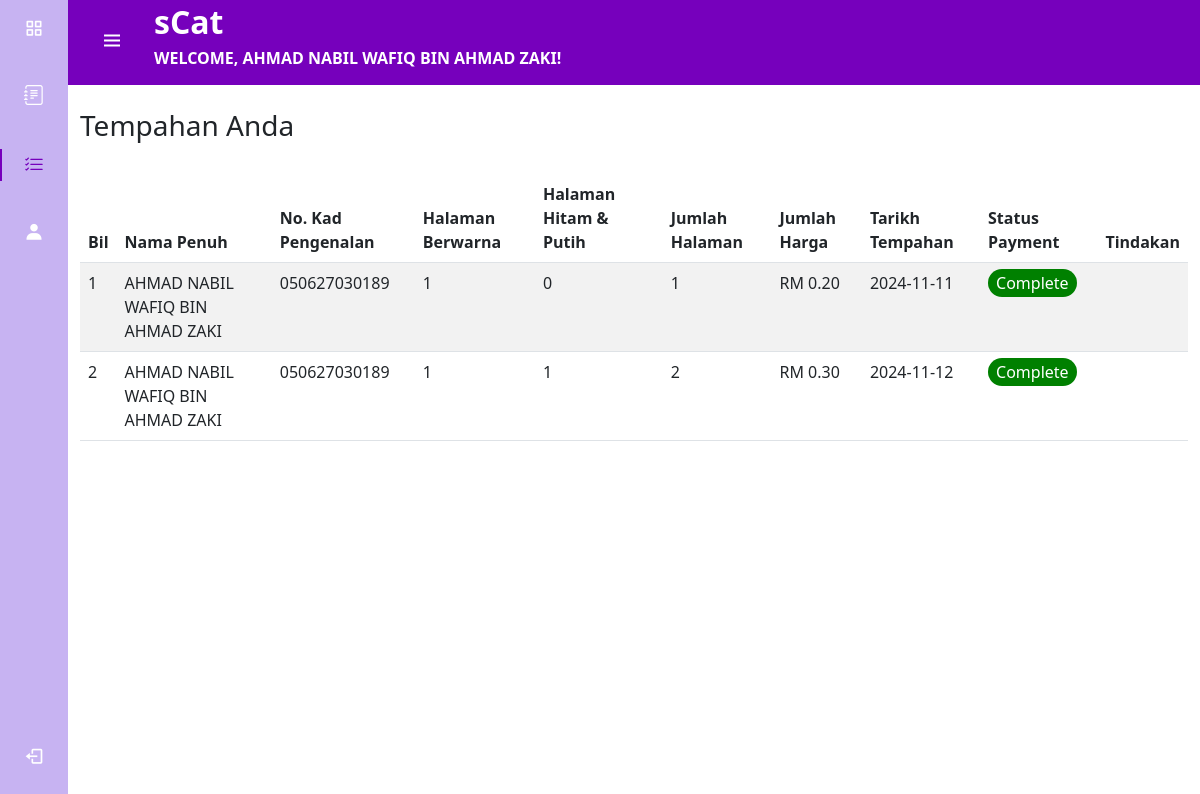
The page /myreservations.php (signed in) on the database its author committed.
### tables this page shows
CREATE TABLE `user` (
  `id` int(12) NOT NULL,
  `email` varchar(200) NOT NULL,
  `nama_penuh` varchar(200) NOT NULL,
  `nokp` varchar(200) NOT NULL,
  `notel` varchar(200) NOT NULL,
  `kategori` varchar(200) NOT NULL,
  `password` varchar(200) NOT NULL
);

CREATE TABLE `reservations` (
  `id_reservation` int(12) NOT NULL,
  `email` varchar(200) NOT NULL,
  `nama_penuh` varchar(200) NOT NULL,
  `nokp` varchar(200) NOT NULL,
  `notel` varchar(200) NOT NULL,
  `reserve_date` date NOT NULL DEFAULT current_timestamp(),
  `reserve_time` time NOT NULL DEFAULT current_timestamp(),
  `file` varchar(200) NOT NULL,
  `colored_pages` varchar(200) NOT NULL,
  `bw_pages` varchar(200) NOT NULL,
  `total_pages` varchar(200) NOT NULL,
  `total_prices` decimal(10,2) NOT NULL,
  `status_tempahan` int(12) NOT NULL
);

### myreservations.php (the view, shortened to what this page needs)
<?php
include 'database/config.php';
$nokp = $_SESSION['user_id'];
$stmt = $connect->prepare("SELECT * FROM user WHERE nokp = ?");
$stmt->bind_param("s", $nokp);
$stmt->execute();
$result = $stmt->get_result();
$user = $result->fetch_assoc();
$stmt = $connect->prepare("SELECT * FROM reservations WHERE nokp = ?");
$stmt->bind_param("s", $nokp);
$stmt->execute();
$reservation_result = $stmt->get_result();
$reservations = $reservation_result->fetch_all(MYSQLI_ASSOC);
?>
<!DOCTYPE html>
<html lang="en">
<head>
    <link rel="stylesheet" href="styles/main-styles.css?v=<?php echo time(); ?>">
    <link rel="stylesheet" href="https://cdn.jsdelivr.net/npm/bootstrap@5.2.3/dist/css/bootstrap.min.css">
    <link rel="stylesheet" href="https://cdnjs.cloudflare.com/ajax/libs/bootstrap-icons/1.10.0/font/bootstrap-icons.min.css">
    <link rel="stylesheet" href="https://cdn.jsdelivr.net/npm/sweetalert2@11.4.14/dist/sweetalert2.min.css">
    <link rel="stylesheet" href="https://unpkg.com/boxicons@2.1.4/css/boxicons.min.css">
</head>
<body>
<?php include 'includes/sidebar.php'; ?>
<div class="container mt-5">
    <br>
    <h3>Tempahan Anda</h3>
    <br>
    <table class="table table-striped">
        <thead>
            <tr>
                <th>Bil</th>
                <th>Nama Penuh</th>
                <th>No. Kad Pengenalan</th>
                <th>Halaman Berwarna</th>
                <th>Halaman Hitam & Putih</th>
                <th>Jumlah Halaman</th>
                <th>Jumlah Harga</th>
                <th>Tarikh Tempahan</th>
                <th>Status Payment</th>
                <th>Tindakan</th>
            </tr>
        </thead>
        <tbody>
    <?php if (count($reservations) > 0) : ?>
        <?php $bil = 1; foreach ($reservations as $row) : ?>
            <tr class="
                <?php
                if ($row['status_tempahan'] == 1) {
                    echo 'status-pending';
                } elseif ($row['status_tempahan'] == 2) {
                    echo 'status-approved';
                } elseif ($row['status_tempahan'] == 3) {
                    echo 'status-rejected';
                }
                ?>
            ">
                <td><?php echo $bil++; ?></td>
                <td><?php echo htmlspecialchars($row['nama_penuh']); ?></td>
                <td><?php echo htmlspecialchars($row['nokp']); ?></td>
                <td>
                    <?php echo htmlspecialchars($row['colored_pages']); ?>
                </td>
                <td>
                    <?php echo htmlspecialchars($row['bw_pages']); ?>
                </td>
                <td>
                    <?php echo htmlspecialchars($row['total_pages']); ?>
                </td>
                <td>RM <?php echo htmlspecialchars($row['total_prices']); ?></td>
                <td><?php echo htmlspecialchars($row['reserve_date']); ?></td>
                <td>
                    <span style="background-color:
                        <?php
                            if ($row['status_tempahan'] == 1) {
                                echo '#e2e72c';
                            } elseif ($row['status_tempahan'] == 2) {
                                echo 'green';
                            } elseif ($row['status_tempahan'] == 3) {
                                echo 'red';
                            }
                        ?>;
                        color: white; border-radius: 15px; padding: 3px 8px;">
                        <?php
                            if ($row['status_tempahan'] == 1) {
                                echo 'Waiting';
                            } elseif ($row['status_tempahan'] == 2) {
                                echo 'Complete';
                            } elseif ($row['status_tempahan'] == 3) {
                                echo 'Rejected';
                            }
                        ?>
                    </span>
                </td>
                <td>
                </td>
            </tr>
        <?php endforeach; ?>
    <?php else : ?>
        <tr>
            <td colspan="9" class="text-center">Tiada Tempahan</td>
        </tr>
    <?php endif; ?>
</tbody>
    </table>
</div>
</body>
</html>

### includes/sidebar.php (shortened to what this page needs)
<link rel="stylesheet" href="https://cdn.jsdelivr.net/npm/sweetalert2@11.4.14/dist/sweetalert2.min.css">
<link rel="stylesheet" href="../styles/main-styles.css">
<link rel="stylesheet" href="https://cdnjs.cloudflare.com/ajax/libs/bootstrap-icons/1.10.0/font/bootstrap-icons.min.css">
<body id="body-pd">
    <header class="header" id="header">
        <div class="header_toggle"> <i class='bx bx-menu' id="header-toggle"></i> </div>
        <div class="header_content">
            <span class="header_text"> <b>sCat</b><p>WELCOME, <?php echo htmlspecialchars($user['nama_penuh']); ?>!</p></span>
        </div>
    </header>
    <div class="l-navbar" id="nav-bar">
        <nav class="nav">
            <div>
                <div class="nav_list">
                    <a href="dashboard.php" class="nav_link" id="nav-dashboard"> <i class='bx bx-grid-alt nav_icon'></i> <span class="nav_name">Dashboard</span> </a>
                    <a href="reservations.php" class="nav_link" id="nav-reservations"> <i class="bi bi-journal-text nav_icon"></i> <span class="nav_name">Borang Tempahan</span> </a>
                    <a href="myreservations.php" class="nav_link" id="nav-myreservations"> <i class="bi bi-list-check nav_icon"></i> <span class="nav_name">Tempahan</span> </a>
                    <a href="profile.php" class="nav_link" id="nav-profile"> <i class='bx bxs-user nav_icon'></i> <span class="nav_name">Profil Anda</span> </a>
                </div>
            </div>
            <a href="backend/logout.php" class="nav_link" id="logout-button"> <i class='bx bx-log-out nav_icon'></i> <span class="nav_name">Log Keluar</span> </a>
        </nav>
    </div>
</body>

### styles/main-styles.css (style rules this page uses)
:root { --main-purple : #7e4e84; --darker-main-purple : #342238; --main-purple2 : #c7b3f2; --blue : #4C00B0; --purple : #7600BC; --light-purple : #BE2ED6; --lighter-purple : #CA4CDD; --more-ligher-purple : #DA8EE7; --white-purple : #E8BCF0; --red : #e54d4d; --white : white; --black : black; --green : #70f76c; --yellow : #e2e72c; }

### myreservations.php (style rules this page uses)
.status-approved { background-color: white; }

### includes/sidebar.php (style rules this page uses)
:root { --header-height: 4.3rem; --nav-width: 68px; --body-font: "Nunito", sans-serif; --normal-font-size: 1rem; --z-fixed: 1030; }
body { position: relative; margin: var(--header-height) 0 0 0; padding: 0 1rem; transition: margin-left 0.5s, padding-left 0.5s; }
a { text-decoration: none; }
.header { width: 100%; height: var(--header-height); position: fixed; top: 0; left: 0; display: flex; align-items: center; justify-content: space-between; padding: 0 1rem; background-color: var(--purple); z-index: var(--z-fixed); transition: padding-left 0.5s; }
.header_toggle { color: white; font-size: 1.5rem; cursor: pointer; transition: transform 0.5s; }
.header_content { display: flex; align-items: center; font-weight: 600; color: var(--purple); flex-wrap: wrap; justify-content: space-between; width: 100%; transition: margin-left 0.5s; }
.header_text { font-size: 2vh; margin-right: 20px; }
.l-navbar { position: fixed; top: 0; left: 0; width: var(--nav-width); height: 100vh; background-color: var(--main-purple2); padding: 0.5rem 1rem 0 0; transition: width 0.5s; z-index: var(--z-fixed); }
.nav { height: 100%; display: flex; flex-direction: column; justify-content: space-between; overflow: hidden; }
.nav_logo, .nav_link { display: grid; grid-template-columns: max-content max-content; align-items: center; column-gap: 1rem; padding: 0.5rem 0 0.5rem 1.5rem; }
.nav_link { position: relative; color: white; margin-bottom: 1.5rem; transition: 0.3s; text-decoration: none; }
.nav_icon { font-size: 1.25rem; }
.active { color: var(--purple); }
.active::before { content: ""; position: absolute; left: 0; width: 2px; height: 32px; background-color: var(--purple); }
.header { transition: padding-left 0.5s; }
.header_toggle { transition: transform 0.5s; }
@media screen and (min-width: 768px) { body { margin: calc(var(--header-height) + 1rem) 0 0 0; padding-left: calc(var(--nav-width) + 0rem); padding-right: calc(var(--nav-width) + -10rem); } }
@media screen and (min-width: 768px) { .header { height: calc(var(--header-height) + 1rem); padding-left: calc(var(--nav-width) + 2rem); } }
@media screen and (min-width: 768px) { .header_content { font-size: 1.25rem; } }
@media screen and (min-width: 768px) { .header_content p { font-size: 1rem; } }
@media screen and (min-width: 768px) { .header_text { font-size: 2rem; margin-left: 30px; color: white; } }

### rows shown on the page
user: nama_penuh "AHMAD NABIL WAFIQ BIN AHMAD ZAKI"
reservations: nama_penuh "AHMAD NABIL WAFIQ BIN AHMAD ZAKI", nokp "050627030189", colored_pages "1", bw_pages "0", total_pages "1", total_prices "0.20", reserve_date "2024-11-11", status_tempahan "Complete"
reservations: nama_penuh "AHMAD NABIL WAFIQ BIN AHMAD ZAKI", nokp "050627030189", colored_pages "1", bw_pages "1", total_pages "2", total_prices "0.30", reserve_date "2024-11-12", status_tempahan "Complete"
